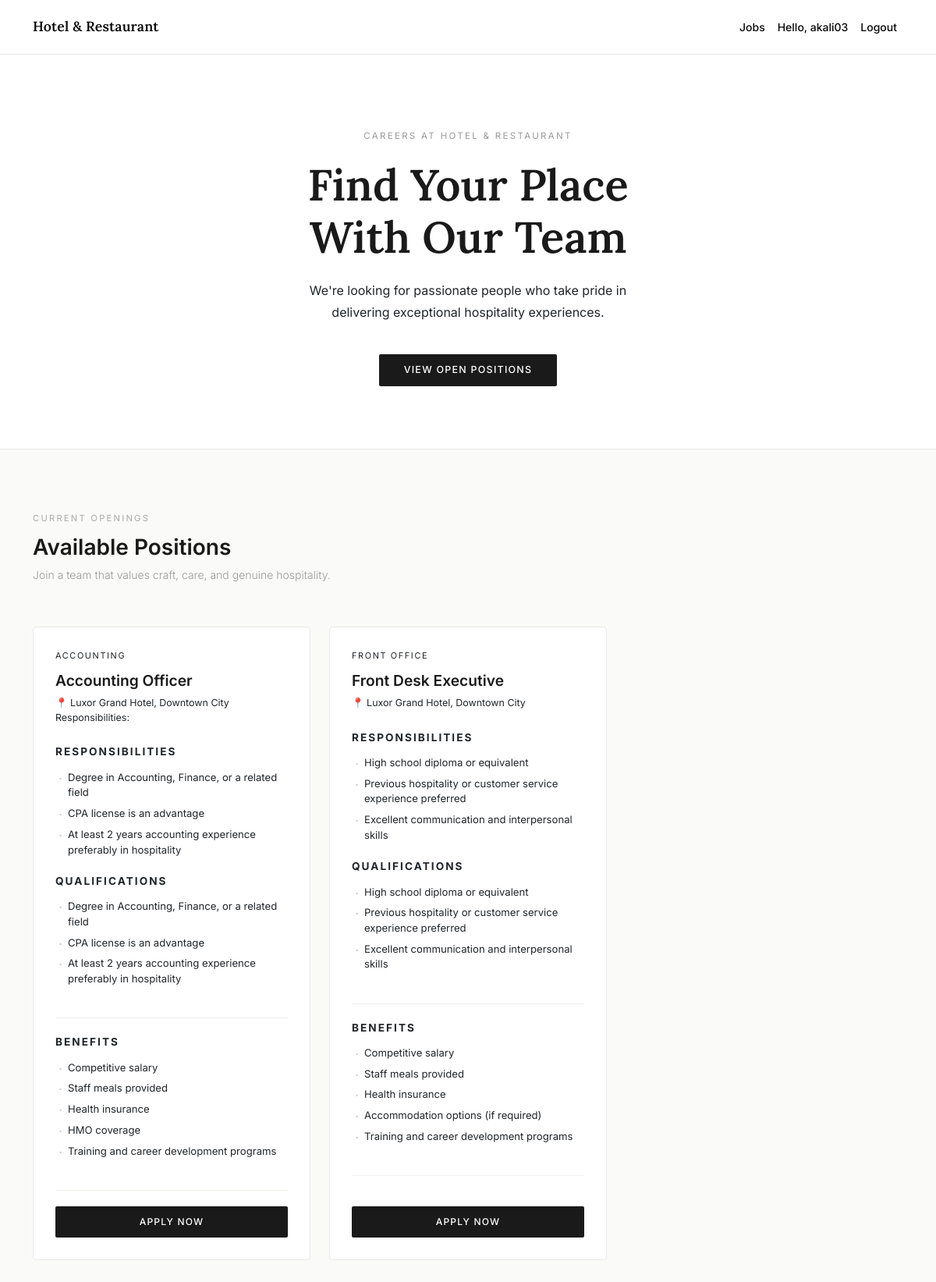
/ (signed in), run on the app's committed database.
### tables this page shows
CREATE TABLE `job_openings` (
  `id` int(11) NOT NULL,
  `title` varchar(255) NOT NULL,
  `department` varchar(100) NOT NULL,
  `responsibilities` text NOT NULL,
  `qualifications` text NOT NULL,
  `benefits` text NOT NULL,
  `location` text NOT NULL,
  `status` enum('open','closed') DEFAULT 'open',
  `created_at` timestamp NOT NULL DEFAULT current_timestamp()
);

### modules/Recruitment.php (called while the page is built, shortened)
<?php
require_once '../config/Database.php';
class Recruitment{
    private $conn;
    private $table_name = "job_openings";
    public function __construct()
    {
       $db = new Database();
       $this->conn = $db->connect();
    }
    public function getOpenJobs(){
        $query = "SELECT * FROM ". $this->table_name. " WHERE status = 'open' ORDER BY created_at DESC";
        $stmt = $this->conn->prepare($query);
        $stmt->execute();
        return $stmt;
    }
}
?>

### config/Database.php (called while the page is built, shortened)
<?php
    class Database {
        private $host = DB_HOST;
        private $db_name = DB_NAME;
        private $username = DB_USER;
        private $password = DB_PASS;
        public function connect(){
            try {
                $this->conn = new PDO("mysql:host=". $this->host.
                                      ";dbname=". $this->db_name ,
                                                 $this->username,
                                                 $this->password
                                    );
                $this->conn->setAttribute(PDO::ATTR_ERRMODE, PDO::ERRMODE_EXCEPTION);
                return $this->conn;
            } catch (PDOException $e) {
                echo "Connection error: " . $e->getMessage();
            }
        }
    }
?>

### public/index.php (the view, shortened to what this page needs)
<?php
require_once '../modules/Recruitment.php';
$recruitment = new Recruitment();
$stmt = $recruitment->getOpenJobs();
$jobs = $stmt->fetchAll(PDO::FETCH_ASSOC);
?>
<?php include '../includes/header.php'; ?>
<div class="hero-banner">
    <div class="container">
        <p class="hero-eyebrow">Careers at Hotel &amp; Restaurant</p>
        <h1 class="hero-title">Find Your Place<br>With Our Team</h1>
        <p class="hero-subtitle text-dark">
            We're looking for passionate people who take pride in delivering exceptional hospitality experiences.
        </p>
        <a href="#jobs" class="btn-explore">View Open Positions</a>
    </div>
</div>
<div class="jobs-section" id="jobs">
    <div class="container">
        <div class="section-header">
            <p class="section-eyebrow">Current Openings</p>
            <h2 class="section-title">Available Positions</h2>
            <p class="section-desc">Join a team that values craft, care, and genuine hospitality.</p>
        </div>
        <?php if (count($jobs) > 0): ?>
            <div class="row g-4">
                <?php foreach ($jobs as $job): ?>
                    <div class="col-md-6 col-lg-4">
                        <div class="card job-card border-0">
                            <div class="job-card-body">
                                <div class="job-dept text-dark"><?= htmlspecialchars($job['department']) ?></div>
                                <h5 class="job-title"><?= htmlspecialchars($job['title']) ?></h5>
                                <?php if (!empty($job['location'])): ?>
                                    <div class="job-location text-dark">📍 <?= htmlspecialchars($job['location']) ?></div>
                                <?php endif; ?>
                                <?php
                                $reqs = array_filter(array_map('trim', explode("\n", $job['qualifications'])));
                                ?>
                                <div class="job-section-label">Responsibilities</div>
                                <ul class="job-list">
                                    <?php foreach (array_slice($reqs, 0, 3) as $req): ?>
                                        <li><?= htmlspecialchars($req) ?></li>
                                    <?php endforeach; ?>
                                </ul>
                                <div class="job-section-label">Qualifications</div>
                                <ul class="job-list">
                                    <?php foreach (array_slice($reqs, 0, 3) as $req): ?>
                                        <li><?= htmlspecialchars($req) ?></li>
                                    <?php endforeach; ?>
                                </ul>
                                <?php if (!empty($job['benefits'])): ?>
                                    <div class="card-divider"></div>
                                    <div class="job-section-label fw-bold">Benefits</div>
                                    <ul class="job-list">
                                        <?php
                                        $benefits = array_filter(array_map('trim', explode("\n", $job['benefits'])));
                                        foreach ($benefits as $benefit):
                                        ?>
                                            <li><?= htmlspecialchars($benefit) ?></li>
                                        <?php endforeach; ?>
                                    </ul>
                                <?php endif; ?>
                                <div class="card-divider"></div>
                                <a href="apply.php?job_id=<?= $job['id'] ?>&title=<?= urlencode($job['title']) ?>"
                                   class="btn-apply">Apply Now</a>
                            </div>
                        </div>
                    </div>
                <?php endforeach; ?>
            </div>
        <?php endif; ?>
    </div>
</div>
<?php include '../includes/footer.php'; ?>

### public/assets/style.css (style rules this page uses)
* { margin: 0; }
body { margin: 0; }

### includes/header.php (style rules this page uses)
html { scroll-behavior: smooth; }

### public/index.php (style rules this page uses)
body { background-color: #fafaf8; font-family: 'Inter', sans-serif; color: #1a1a1a; }
.hero-banner { background: #ffffff; border-bottom: 1px solid #e8e8e4; padding: 6rem 0 5rem; text-align: center; }
.hero-eyebrow { font-size: 0.72rem; letter-spacing: 0.2em; text-transform: uppercase; color: #999; margin-bottom: 1.25rem; }
.hero-title { font-family: 'Lora', serif; font-size: clamp(2.25rem, 5vw, 3.5rem); font-weight: 600; color: #1a1a1a; line-height: 1.2; margin-bottom: 1.25rem; }
.hero-subtitle { font-size: 1rem; color: #888; line-height: 1.75; max-width: 480px; margin: 0 auto 2.5rem; }
.btn-explore { display: inline-block; padding: 0.7rem 2rem; background: #1a1a1a; color: #ffffff; font-size: 0.78rem; font-weight: 500; letter-spacing: 0.1em; text-transform: uppercase; text-decoration: none; border-radius: 2px; transition: background 0.2s; }
.jobs-section { padding: 5rem 0; }
.section-header { margin-bottom: 3.5rem; }
.section-eyebrow { font-size: 0.7rem; letter-spacing: 0.2em; text-transform: uppercase; color: #aaa; margin-bottom: 0.75rem; }
.section-title { font-size: 1.75rem; font-weight: 600; color: #1a1a1a; margin-bottom: 0.5rem; }
.section-desc { font-size: 0.875rem; color: #999; font-weight: 300; }
.job-card { background: #ffffff; border: 1px solid #e8e8e4 !important; border-radius: 4px !important; transition: box-shadow 0.2s, border-color 0.2s; height: 100%; }
.job-card-body { padding: 1.75rem; display: flex; flex-direction: column; height: 100%; }
.job-dept { font-size: 0.68rem; letter-spacing: 0.15em; text-transform: uppercase; color: #aaa; margin-bottom: 0.75rem; }
.job-title { font-size: 1.2rem; font-weight: 600; color: #1a1a1a; margin-bottom: 0.4rem; line-height: 1.3; }
.job-location { font-size: 0.78rem; color: #bbb; margin-bottom: 1.5rem; }
.card-divider { height: 1px; background: #f0f0ec; margin: 1.25rem 0; }
.job-section-label { font-size: 0.85rem; letter-spacing: 0.15em; text-transform: uppercase; margin-bottom: 0.6rem; font-weight: bold; }
.job-list { list-style: none; padding: 0; margin: 0 0 1rem; }
.job-list li { font-size: 0.82rem; padding: 0.22rem 0 0.22rem 1rem; position: relative; line-height: 1.5; }
.job-list li::before { content: '·'; position: absolute; left: 0.25rem; color: #ccc; font-size: 1.1rem; line-height: 1.2; }
.btn-apply { display: block; width: 100%; padding: 0.7rem; background: #1a1a1a; border: none; color: #ffffff; font-size: 0.75rem; font-weight: 500; letter-spacing: 0.1em; text-transform: uppercase; text-align: center; text-decoration: none; border-radius: 2px; transition: background 0.2s; margin-top: auto; }
#jobs { scroll-margin-top: 80px; }

### data on the page
job_openings: department "ACCOUNTING", title "Accounting Officer", location "Luxor Grand Hotel, Downtown City Responsibilities:", qualifications "Degree in Accounting, Finance, or a related field", qualifications "CPA license is an advantage", qualifications "At least 2 years accounting experience preferably in hospitality", benefits "Competitive salary", benefits "Staff meals provided", benefits "Health insurance", benefits "HMO coverage", benefits "Training and career development programs"
job_openings: department "FRONT OFFICE", title "Front Desk Executive", location "Luxor Grand Hotel, Downtown City", qualifications "High school diploma or equivalent", qualifications "Previous hospitality or customer service experience preferred", qualifications "Excellent communication and interpersonal skills", benefits "Competitive salary", benefits "Staff meals provided", benefits "Health insurance", benefits "Accommodation options (if required)", benefits "Training and career development programs"

### other printed values
$_SESSION['applicant_username'] "akali03"
